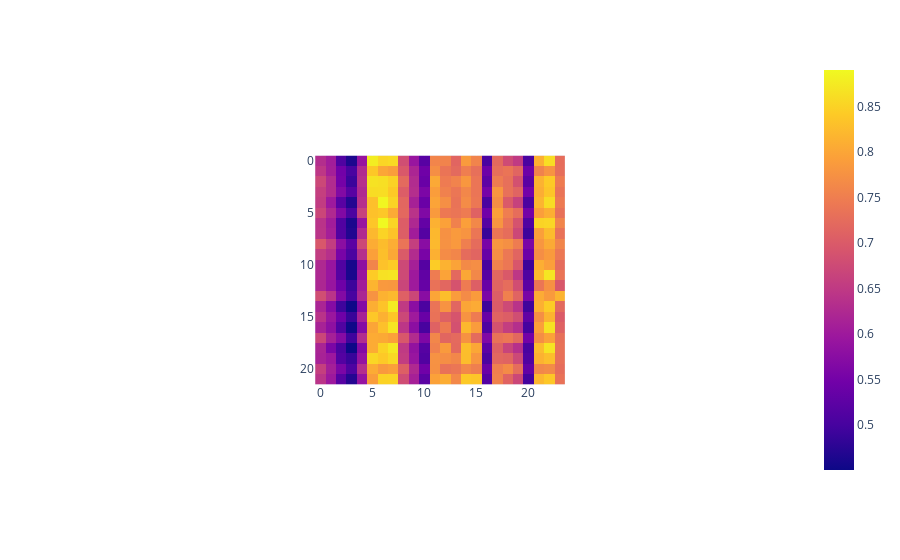

Notebook cell for this chart:
### Code cell
fig = px.imshow(
    similarity_matrix,
)
fig.show()

### Figure 1 — Plotly figure (JSON) as saved in the notebook; plotly's stock layout.template omitted (floating-point values rounded to 4 significant figures; data arrays with more than 128 entries replaced by an {"elided": "..."} marker saying what was removed)
{"data": [{"coloraxis": "coloraxis", "hovertemplate": "x: %{x}<br>y: %{y}<br>color: %{z}<extra></extra>", "name": "0", "type": "heatmap", "xaxis": "x", "yaxis": "y", "z": {"elided": "22x24 float values"}}], "layout": {"autosize": true, "coloraxis": {"colorscale": [[0, "#0d0887"], [0.1111, "#46039f"], [0.2222, "#7201a8"], [0.3333, "#9c179e"], [0.4444, "#bd3786"], [0.5556, "#d8576b"], [0.6667, "#ed7953"], [0.7778, "#fb9f3a"], [0.8889, "#fdca26"], [1, "#f0f921"]]}, "margin": {"t": 60}, "xaxis": {"anchor": "y", "autorange": true, "constrain": "domain", "domain": [0.3266, 0.6734], "range": [-0.5, 23.5], "scaleanchor": "y"}, "yaxis": {"anchor": "x", "autorange": true, "constrain": "domain", "domain": [0, 1], "range": [21.5, -0.5]}}}
